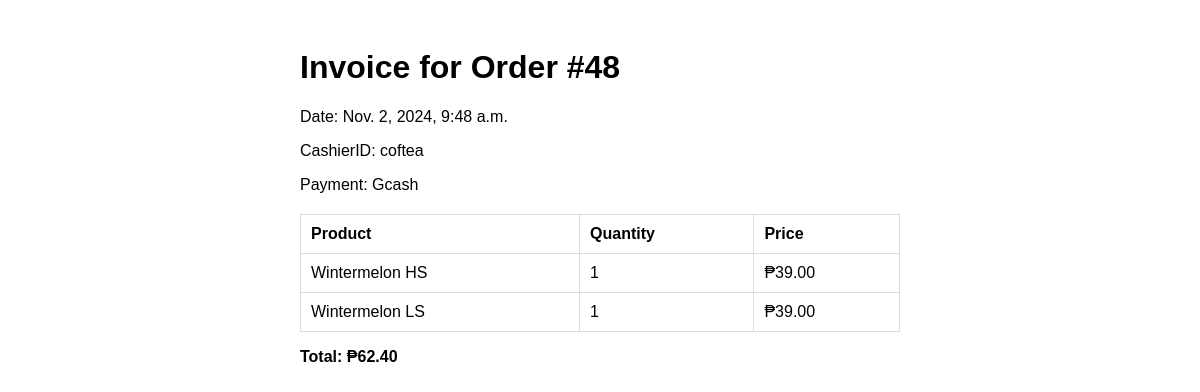
The page /invoice/48/ on the database its author committed.
### Coftea/models.py (models this page shows, shortened)
class OrderTransaction(models.Model):
    order_id = models.AutoField(primary_key=True)
    transaction_date = models.DateTimeField(auto_now_add=True)
    total_price = models.DecimalField(max_digits=10, decimal_places=2)
    user = models.ForeignKey(User, on_delete=models.CASCADE, related_name='orders')
    paymentMethod= models.CharField(
        max_length=20,
        choices=[
            ('Cash', 'Cash'),
            ('Credit Card', 'Credit Card'),
            ('Debit Card', 'Debit Card'),
            ('Gcash', 'G-Cash Wallet'),
            ('Paymaya', 'Maya Wallet')
        ],
        default='Cash'
    )
    status = models.CharField(
        max_length=20,
        choices=[
            ('Pending', 'Pending'),
            ('Completed', 'Completed'),
            ('Cancelled', 'Cancelled')
        ],
        default='Pending'
    )

class OrderItem(models.Model):
    order_item_id = models.AutoField(primary_key=True)
    order = models.ForeignKey(OrderTransaction, on_delete=models.CASCADE, related_name='items')
    product = models.ForeignKey(Product, on_delete=models.CASCADE)
    quantity = models.PositiveIntegerField()
    price = models.DecimalField(max_digits=10, decimal_places=2)  # Price at the time of transaction

class Product(models.Model):
    product_id = models.AutoField(primary_key=True)
    product_name = models.CharField(max_length=100)
    quantity = models.PositiveIntegerField(default=0)
    price = models.DecimalField(max_digits=10, decimal_places=2)
    category = models.ForeignKey(Category, on_delete=models.CASCADE, related_name='products')

### Coftea/views.py (the view)
# urls.py: path('invoice/<int:order_id>/', views.request_invoice, name='request_invoice'),
def request_invoice(request, order_id):
    order = get_object_or_404(OrderTransaction, pk=order_id)
    order_items = OrderItem.objects.filter(order=order)
    return render(request, 'invoice_template.html', {
        'order': order,
        'order_items': order_items
    })

### templates/invoice_template.html (shortened to what this page needs)
<!DOCTYPE html>
<html lang="en">
<head>
</head>
<body>
<div class="container printable">
    <h1>Invoice for Order #{{ order.order_id }}</h1>
    <p>Date: {{ order.transaction_date }}</p>
    <p>CashierID: {{ order.user.username }}</p>
    <p>Payment: {{ order.paymentMethod }}</p>
    <table>
        <thead>
            <tr>
                <th>Product</th>
                <th>Quantity</th>
                <th>Price</th>
            </tr>
        </thead>
        <tbody>
            {% for item in order_items %}
            <tr>
                <td>{{ item.product.product_name }}</td>
                <td>{{ item.quantity }}</td>
                <td>₱{{ item.price }}</td>
            </tr>
            {% endfor %}
        </tbody>
    </table>
    <p class="total">Total: ₱{{ order.total_price }}</p>
</div>
</body>
</html>

### templates/invoice_template.html (style rules this page uses)
body { font-family: Arial, sans-serif; }
.container { max-width: 600px; margin: auto; padding: 20px; }
table { width: 100%; border-collapse: collapse; margin-top: 20px; }
th, td { padding: 10px; border: 1px solid #ddd; text-align: left; }
.total { font-weight: bold; }

### rows shown on the page
OrderTransaction: order_id "48", transaction_date "Nov. 2, 2024, 9:48 a.m.", user.username "coftea", paymentMethod "Gcash", total_price "62.40"
OrderItem: product.product_name "Wintermelon HS", quantity "1", price "39.00"
OrderItem: product.product_name "Wintermelon LS", quantity "1", price "39.00"
